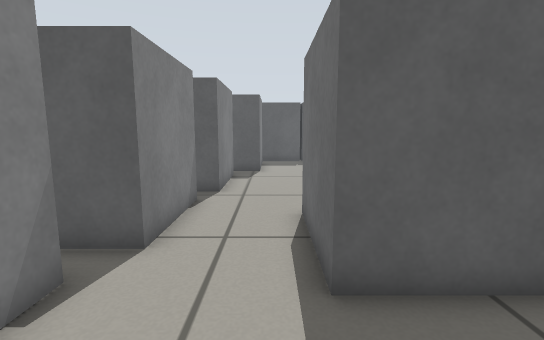
[1] (above)

16 first-person views from a walk through a robot-simulator world made for Gazebo. The camera is 0.57 m above the floor, tilts 8° down and sees 85° across. The floor is counted in squares, 0.25 m on a side. Each view is taken from the middle of a square. On the plan, view 1 faces up. The plan holds only what a view shows up to about 18 squares ahead; the rest is blank. The place goes on beyond the plan.

[2]
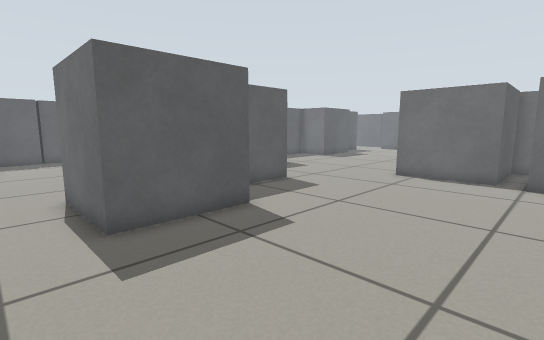

[3]
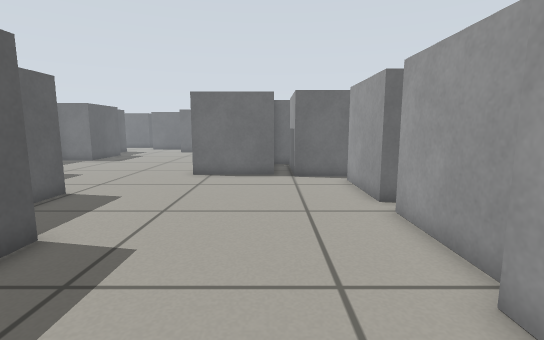

[4]
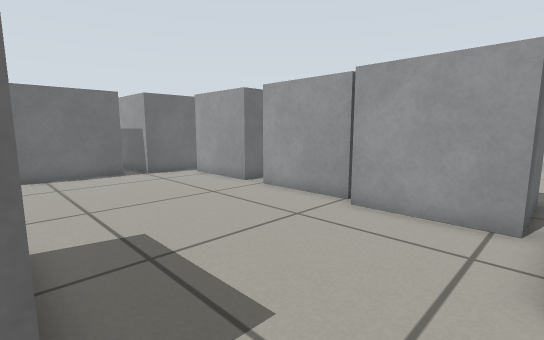

[5]
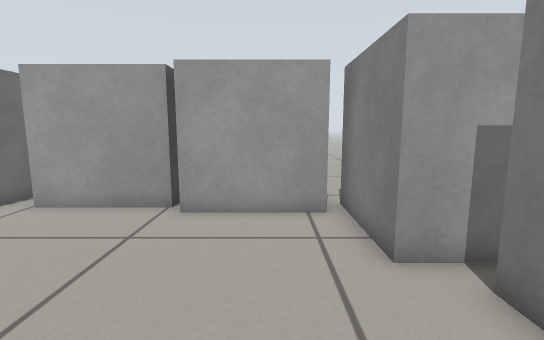

[6]
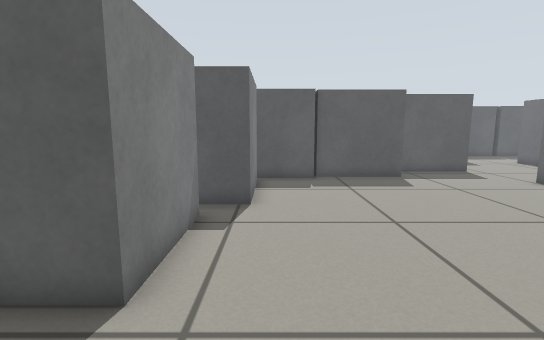

[7]
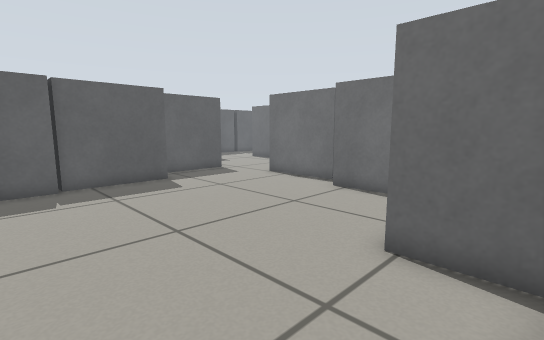

[8]
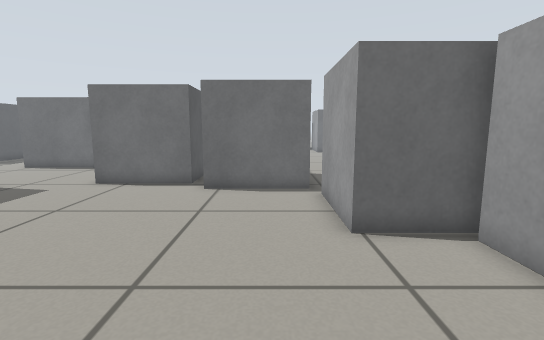

[9]
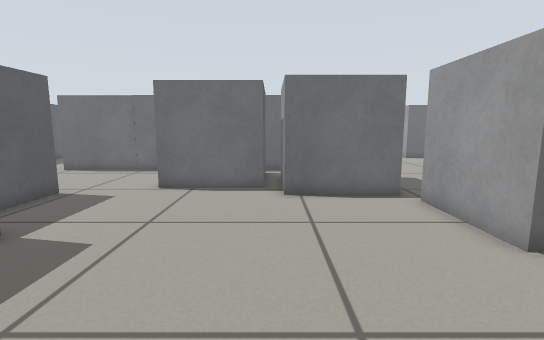

[10]
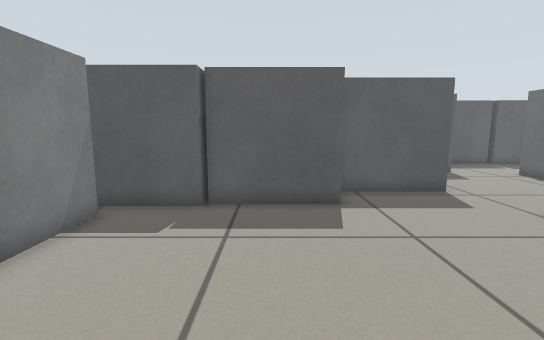

[11]
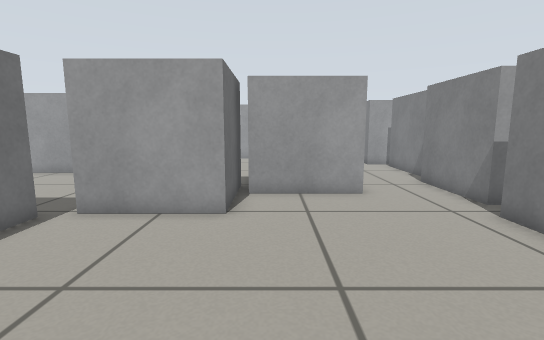

[12]
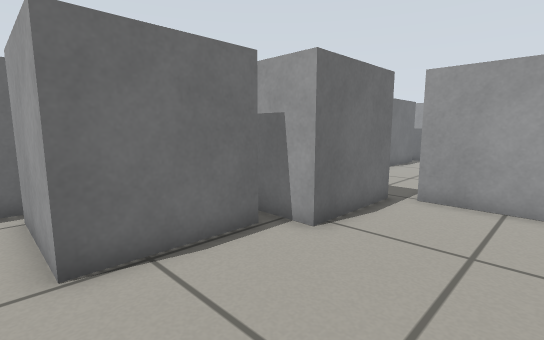

[13]
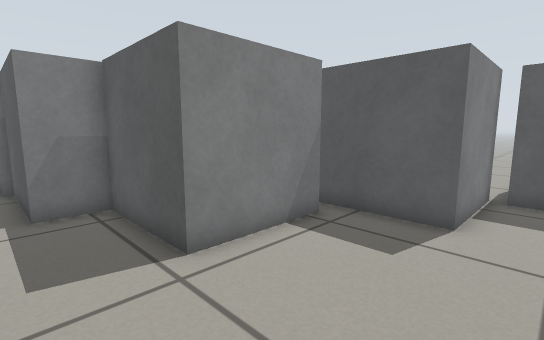

[14]
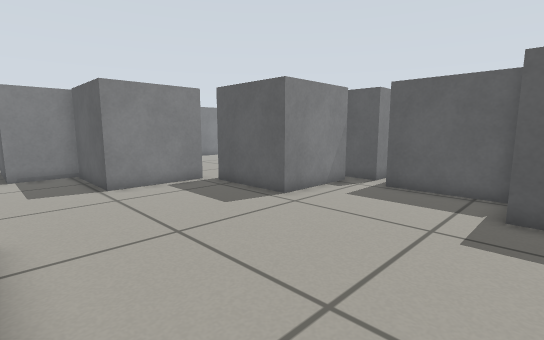

[15]
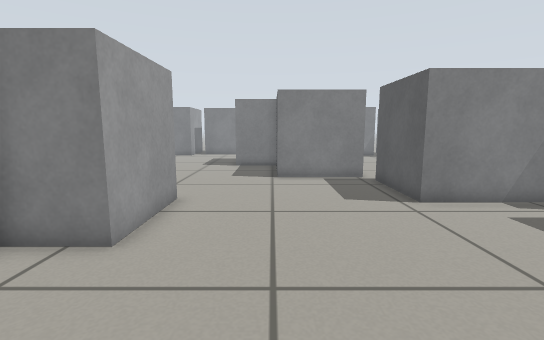

[16]
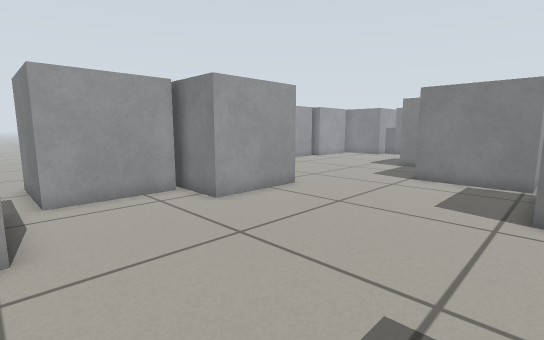

### Floor plan
Key: @ floor where view 1 was taken; . floor; B grey box.
Columns run from 4 left of view 1 to 23 right of it. Each row starts with its distance up from view 1.
 31                  BBBBB
 30                  B.....
 29                  B.....
 28                  B....
 27               BBBB...
 26               B.....B
 25               B.....B
 24               B.....B
 23           BBBBB.....B
 22           B.........B
 21      BBBBBB.........B
 20    BBB..............B
 19    B...........BBBBBB
 18    B...........B
 17    B...........B
 16   BB...........B   B
 15   B...........BBBBBBB
 14   B...........BBB B.BBBB
 13   B...........B   B.....
 12   B...........B   B.....BB
 11  BB...........BBBBB....... .
 10  ........BBBBB............
  9  BB......B   B............
  8   B..BBBBB   B.............
  7   B..B   B   B..............
  6   B..B   BBBBB..............
  5 BB...B   B.................B
  4  B...BBBBB.................
  3  B................BBBB.....
  2  B................B  BB....
  1  B................B   BBBBB
  0  B..@.............B   B   B.
 -1 BBB...............BBBBB   B.
 -2   B..............BBBBBB   B.
 -3   B..............B        B
 -4   BBBBBBBBBBBBBBBB        .
 -5   BB   B    B    B
 -6   .B        B
 -7   .B

Where each view was taken, in squares from view 1:
view 1: 0 up, 0 right, facing up
view 2: 3 down, 1 left, facing up-right
view 3: 1 down, 1 left, facing right
view 4: 4 up, 2 left, facing down-right
view 5: 4 up, 0 right, facing down
view 6: 7 up, 0 right, facing up
view 7: 8 up, 0 right, facing up-right
view 8: 12 up, 1 left, facing right
view 9: 15 up, 0 right, facing right
view 10: 12 up, 4 right, facing up
view 11: 18 up, 4 right, facing down
view 12: 20 up, 6 right, facing down-right
view 13: 20 up, 15 right, facing up-left
view 14: 3 up, 21 right, facing up-left
view 15: 6 up, 23 right, facing left
view 16: 11 up, 23 right, facing down-left
